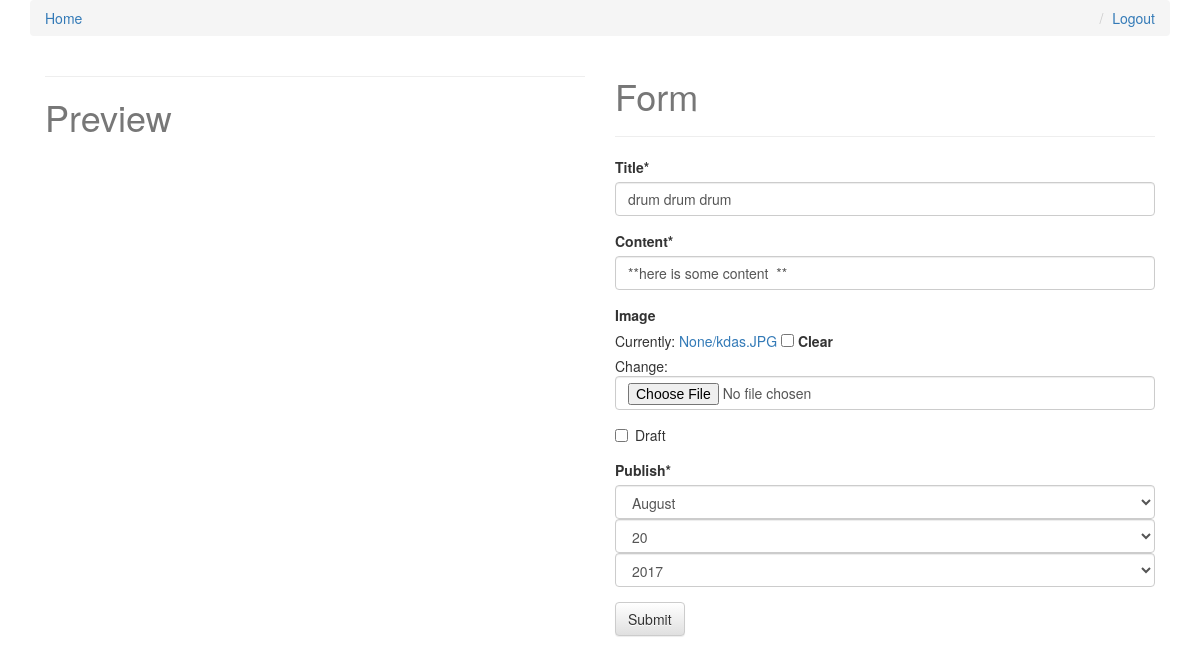
/drum-drum-drum/edit/ (signed in), run on an earlier commit of the app's database.
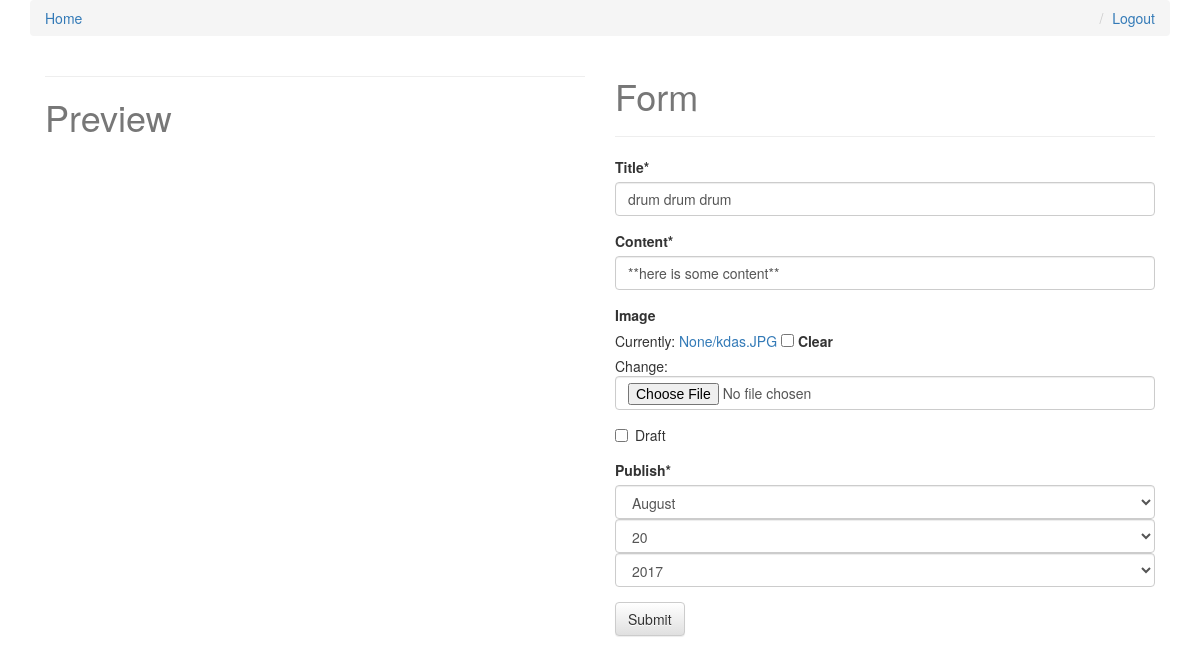
And on a later commit of the database.
### posts/models.py (models this page shows, shortened)
class Post(models.Model):
	user = models.ForeignKey(settings.AUTH_USER_MODEL,	default=1)
	title = models.CharField(max_length=120)
	slug = models.SlugField(unique=True)
	image = models.ImageField(
			upload_to= upload_location,
			null=True,
		 	blank=True ,
		 	width_field="width_field",
		 	height_field="height_field"
			)
	height_field = models.IntegerField(default = 0)
	width_field = models.IntegerField(default=0)
	content = models.TextField()
	draft = models.BooleanField(default=False)
	read_time = models.IntegerField(default=0)
	publish = models.DateField(auto_now=False, auto_now_add=False)
	updated = models.DateTimeField(auto_now=True , auto_now_add=False)	#when it updated in the DB
	timestamp = models.DateTimeField(auto_now=False , auto_now_add=True)	#when it first crated in the DB
	objects = PostManager()
	class Meta:
		ordering = ["-timestamp" , "-updated"]

### posts/views.py (the view)
# urls.py: url(r'^(?P<slug>[\w-]+)/edit/$', post_update , name='update'),
def post_update(request , slug=None):
	if not request.user.is_staff or not request.user.is_superuser:
		raise Http404
	instance = get_object_or_404(Post, slug=slug)
	form = PostForm(request.POST or None, request.FILES or None ,instance=instance)
	if form.is_valid():
		instance = form.save(commit=False)
		instance.save()
		messages.success(request, "<a>Item</a> Saved", extra_tags="html_safe")
		return HttpResponseRedirect(instance.get_absolute_url())
	context = {
		"title":instance.title,
		"instance": instance,
		"form":form,
	}
	return render(request,"post_form.html", context)

### posts/forms.py
class PostForm(forms.ModelForm):
	content = forms.CharField(widget=PagedownWidget(show_preview=False))
	publish = forms.DateField(widget=forms.SelectDateWidget)
	class Meta:
		model = Post
		fields = [
			"title",
			"content",
			"image",
			"draft",
			"publish",
		]

### templates/post_form.html (shortened to what this page needs)
{% extends "base.html" %}
{% load crispy_forms_tags %}
{% block content %}
	<div class="col-sm-6">
		<hr>
		<h1>Preview</h1>
	</div>
	<div class="col-sm-6">
		<h1>Form</h1>
		<hr>
		<form method="POST" action="" enctype="multipart/form-data">
			{{ form | crispy }}
			<input type="submit" class="btn btn-default" name="Create Post">
		</form>
	</div>
{% endblock content %}

### templates/base.html (shortened to what this page needs)
{% load staticfiles %}
<!DOCTYPE html>
<html>
	<head>
		<link rel="stylesheet" href="https://maxcdn.bootstrapcdn.com/bootstrap/3.3.7/css/bootstrap.min.css">
		<link rel="stylesheet" href="https://maxcdn.bootstrapcdn.com/bootstrap/3.3.7/css/bootstrap-theme.min.css">
		<link href="https://maxcdn.bootstrapcdn.com/font-awesome/4.7.0/css/font-awesome.min.css" rel="stylesheet">
		<link rel="stylesheet" type="text/css" href="{% static 'css/base.css' %}">
	</head>
	<body>
		<div class="container">
			<ol class="breadcrumb">
				<li><a href="{% url 'posts:list' %}">Home</a></li>
				{% if not request.user.is_authenticated %}
					<li class="pull-right"><a href="{% url 'register' %}">Register</a></li>
					<li class="pull-right"><a href="{% url 'login' %}">Login</a></li>
				{% else %}
					<li class="pull-right"><a href="{% url 'logout' %}">Logout</a></li>
				{% endif %}
			</ol>
			{% block content %}
			{% endblock content %}
		</div>
	</body>
</html>

### static/css/base.css (style rules this page uses)
h1 { color: #777777; }

What changed in the data, as far as the page shows it:
changed Post "drum drum drum": content "**here is some content **" → "**here is some content**"
